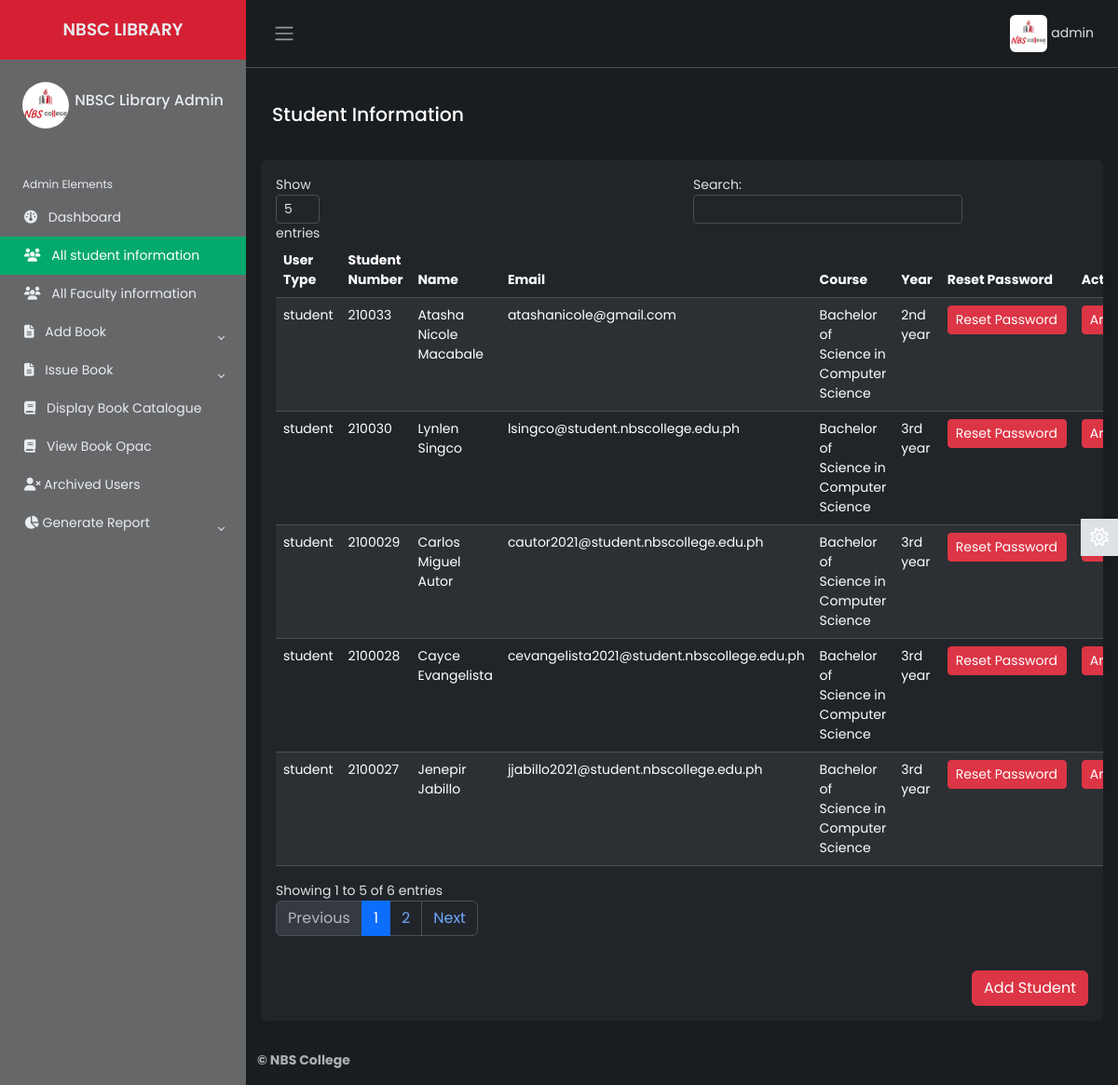
/Source/librarian/all-student-info.php (signed in), run on the app's committed database.
### tables this page shows
CREATE TABLE `lib_registration` (
  `id` int(2) NOT NULL,
  `name` varchar(50) NOT NULL,
  `username` varchar(20) NOT NULL,
  `password` varchar(20) NOT NULL,
  `email` varchar(50) NOT NULL,
  `phone` varchar(20) NOT NULL,
  `address` varchar(100) NOT NULL,
  `photo` varchar(500) NOT NULL,
  `status` varchar(7) NOT NULL
);

CREATE TABLE `student` (
  `student_number` varchar(20) NOT NULL,
  `first_name` varchar(50) NOT NULL,
  `last_name` varchar(50) NOT NULL,
  `middle_name` varchar(50) NOT NULL,
  `email` varchar(50) NOT NULL,
  `course` varchar(250) NOT NULL,
  `year` varchar(20) NOT NULL,
  `semester` varchar(20) NOT NULL,
  `password` varchar(100) NOT NULL,
  `user_type` varchar(7) NOT NULL,
  `photo` varchar(500) NOT NULL,
  `status` varchar(7) NOT NULL,
  `vkey` varchar(255) NOT NULL,
  `verified` varchar(3) NOT NULL
);

### Source/librarian/all-student-info.php (the view, shortened to what this page needs)
        <?php
    $page = 'sinfo';
    include 'inc/header.php';
    include 'inc/connection.php';
 ?>
<main class="content px-3 py-2">
                <div class="container-fluid">
				<div class="mb-3">
                        <h4>Student Information
                        </h4>
                 </div>
            </div>
            <br>
            <div class="card border-0">
                        <div class="card-body">
                            <table class="table table-hover text-left table-striped" id="dtBasicExample">
                                <thead>
                                    <tr>
                                        <th scope="col">User Type</th>
                                        <th scope="col" class="text-left">Student Number</th>
                                        <th scope="col">Name</th>
                                        <th scope="col">Email</th>
                                        <th scope="col">Course</th>
                                        <th scope="col">Year</th>
                                        <th scope="col">Reset Password</th>
                                        <th scope="col">Action</th>
                                    </tr>
                                </thead>
                                <tbody>
                                           <?php
                                                $res= mysqli_query($link, "select * from student ORDER BY student_number DESC");
                                                while ($row=mysqli_fetch_array($res)) {
                                                    echo "<tr>";
                                                    echo "<td>"; echo $row["user_type"]; echo "</td>";
                                                    echo "<td>"; echo $row["student_number"]; echo "</td>";
                                                    echo "<td>"; echo $row["first_name"]; "<td>"; echo " "; echo $row["last_name"]; echo "</td>";
                                                    echo "<td>"; echo $row["email"]; echo "</td>";
                                                    echo "<td>"; echo $row["course"]; echo "</td>";
                                                    echo "<td>"; echo $row["year"]; echo "</td>";
                                                    echo "<td>";
                                                    ?>
                                                        <button style="text-align:left; width:128px; max-width:128px;" class='btn btn-danger btn-sm text' onclick="resetPasswordConfirmation('<?php echo $row["student_number"]; ?>', '<?php echo $row["first_name"] . ' ' . $row["last_name"]; ?>')">Reset Password</button>
                                                    <?php
                                                    echo "</td>";
                                                    echo "<td>";
                                                    ?>
                                                        <button class='btn btn-danger btn-sm' onclick="deleteUserConfirmation('<?php echo $row["student_number"]; ?>', '<?php echo $row["first_name"] . ' ' . $row["last_name"]; ?>')">Archive</button>
                                                    <?php
                                                    echo "</td>";
                                                    echo "</tr>";
                                                }
                                             ?>
                                       </tbody>
                            </table>
                            <br>
                            <div class="text-end">
                                <button type="button" class="btn btn-danger" data-toggle="modal" data-target="#addStudentModal">
                                Add Student
                                </button>
                            </div>
                        </div>
                    </div>
 </main>
 <?php
		include 'inc/footer.php';
	 ?>

### Source/librarian/inc/header.php (shortened to what this page needs)
<?php
    include 'inc/connection.php';
 ?>
<!DOCTYPE html>
<html lang="en" data-bs-theme="dark">
<head>
    <link href="https://cdn.datatables.net/v/dt/jszip-3.10.1/dt-2.0.3/b-3.0.1/b-html5-3.0.1/b-print-3.0.1/datatables.min.css" rel="stylesheet">
    <link rel="stylesheet" href="inc/css/bootstrap.min.css">
    <link rel="stylesheet" href="inc/css/custom1.css">
    <link rel="stylesheet" href="inc/css/animate.css">
</head>
<body>
    <div class="wrapper">
    <aside id="sidebar" class="js-sidebar">
            <div class="h-100">
                <div class="sidebar-logo text-center">
                    <a href="dashboard.php">NBSC LIBRARY</a>
                </div>
                <ul class="sidebar-nav">
                    <li class="sidebar-header">
                        <span>
                        <?php
                            $res = mysqli_query($link, "select * from lib_registration where username='".$_SESSION['username']."'");
                            while ($row = mysqli_fetch_array($res)){
                                ?><img src="<?php echo $row["photo"]; ?> " height="50px" width="50px" alt="something wrong" class="rounded-circle"></a> <?php
                            }
                        ?>
                        </span>
                        <h6 style="float: right; margin-top: 10px;">
							<?php
								$res = mysqli_query($link, "select * from lib_registration where username='".$_SESSION['username']."'");
								while ($row = mysqli_fetch_array($res)){
								$name  =  $row["name"];
								echo $name;
								}
							?>
            			</h6>
                    </li>
                    <br>
                    <li class="sidebar-header">
                        Admin Elements
                    </li>
                    <li class="sidebar-item <?php if($page=='home'){ echo 'active';} ?>">
                        <a href="dashboard.php" class="sidebar-link">
                        <i class="fa-solid fa-gauge pe-2"></i>
                            Dashboard
                        </a>
                    </li>
                    <li class="sidebar-item <?php if($page=='sinfo'){ echo 'active';} ?>">
                        <a href="all-student-info.php" class="sidebar-link">
                        <i class="fa-solid fa-users pe-2"></i>
                            All student information
                        </a>
                    </li>
					<li class="sidebar-item <?php if($page=='tinfo'){ echo 'active';} ?>">
                        <a href="all-teacher-info.php" class="sidebar-link">
                            <i class="fa-solid fa-users pe-2"></i>
                            All Faculty information
                        </a>
                    </li>
                    <li class="sidebar-item">
                        <a href="#" class="sidebar-link collapsed" data-bs-target="#manage" data-bs-toggle="collapse"
                            aria-expanded="false"><i class="fa-solid fa-file-lines pe-2"></i>
                            Add Book
                        </a>
                    </li>
                    <li class="sidebar-item">
                        <a href="dashboard.php" class="sidebar-link collapsed" data-bs-target="#issue" data-bs-toggle="collapse"
                            aria-expanded="false"><i class="fa-solid fa-file-lines pe-2"></i>
                            Issue Book
                        </a>
                    </li>
                    <li class="sidebar-item <?php if($page=='manage-book'){ echo 'active';} ?>">
                        <a href="manage-book.php" class="sidebar-link">
                         <i class="fa-solid fa-book pe-2"></i>
                            Display Book Catalogue
                        </a>
                    </li>
                    <li class="sidebar-item <?php if($page=='a-book'){ echo 'active';} ?>">
                        <a href="display-book-opac.php" class="sidebar-link">
                        <i class="fa-solid fa-book pe-2"></i>
                            View Book Opac
                        </a>
                    </li>
                    <li class="sidebar-item <?php if($page=='user-archive'){ echo 'active';} ?>">
                        <a href="archive-user.php" class="sidebar-link">
                        <i class="fa-solid fa-user-xmark"></i>
                            Archived Users
                        </a>
                    </li>
                    <li class="sidebar-item">
                        <a href="#" class="sidebar-link collapsed" data-bs-target="#report" data-bs-toggle="collapse"
                            aria-expanded="false"><i class="fa-solid fa-chart-pie"></i></i>
                             Generate Report
                        </a>
                    </li>
                </ul>
            </div>
        </aside>
        <div class="main">
            <nav class="navbar navbar-expand px-3 border-bottom">
                <button class="btn" id="sidebar-toggle" type="button">
                    <span class="navbar-toggler-icon"></span>
                </button>
                <div class="navbar-collapse navbar">
                        <ul class="navbar-nav" style="margin-right:10px;">
                        <li class="nav-item dropdown">
								<?php
                                     $res = mysqli_query($link, "select * from lib_registration where username='".$_SESSION['username']."'");
                                     while ($row = mysqli_fetch_array($res)){
                                         ?><a href="#" data-bs-toggle="dropdown" class="nav-icon pe-md-0" style="color: inherit;"><img src="<?php echo $row["photo"]; ?>" alt=""class="avatar img-fluid rounded"> <span><?php echo $_SESSION["username"]; ?></span></a> <?php
                                     }
                                ?>
                        </li>
                    </ul>
                </div>
            </nav>
            <a href="#" class="theme-toggle">
                <i class="fa-regular fa-sun"></i>
            </a>
</body>
</html>

### Source/librarian/inc/css/custom1.css (style rules this page uses)
body { font-family: 'Poppins', sans-serif; font-size: 0.875rem; opacity: 1; overflow-y: scroll; margin: 0; }
a { cursor: pointer; text-decoration: none; font-family: 'Poppins', sans-serif; }
.sidebar-item.active .sidebar-link { background-color: #04AA6D; color: #fff; }
.theme-toggle { position: relative; }
.theme-toggle i { font-size: 20px; cursor: pointer; }
.theme-toggle .fa-sun { display: none; }
.card-body { overflow-x: scroll; }
table.dataTable th.dt-type-numeric, table.dataTable thead th { text-align: left; }
.h-100 { background-color: #666769; }
.sidebar-logo { background-color: #d52033; }
li { list-style: none; }
h4 { font-family: 'Poppins', sans-serif; font-size: 1.275rem; color: var(--bs-emphasis-color); }
.wrapper { align-items: stretch; display: flex; width: 100%; }
#sidebar { max-width: 40%; min-width: 264px; background: var(--bs-dark); transition: all 0.35s ease-in-out; }
.main { display: flex; flex-direction: column; min-height: 100vh; min-width: 0; overflow: hidden; transition: all 0.35s ease-in-out; width: 100%; background: var(--bs-dark-bg-subtle); }
.sidebar-logo { padding: 1.15rem; }
.sidebar-logo a { color: #e9ecef; font-size: 1.15rem; font-weight: 600; }
.sidebar-nav { flex-grow: 1; list-style: none; margin-bottom: 0; padding-left: 0; margin-left: 0; }
.sidebar-header { color: #e9ecef; font-size: .75rem; padding: 1.5rem 1.5rem .375rem; }
a.sidebar-link { padding: .625rem 1.625rem; color: #e9ecef; position: relative; display: block; font-size: 0.875rem; }
.sidebar-link[data-bs-toggle="collapse"]::after { border: solid; border-width: 0 .075rem .075rem 0; content: ""; display: inline-block; padding: 2px; position: absolute; right: 1.5rem; top: 1.4rem; transform: rotate(-135deg); transition: all .2s ease-out; }
.sidebar-link[data-bs-toggle="collapse"].collapsed::after { transform: rotate(45deg); transition: all .2s ease-out; }
.avatar { height: 40px; width: 40px; }
.navbar-expand .navbar-nav { margin-left: auto; }
.content { flex: 1; max-width: 100vw; width: 100vw; }
@media (min-width:768px) { .content { max-width: auto; width: auto; } }
.card { box-shadow: 0 0 .875rem 0 rgba(34, 46, 60, .05); margin-bottom: 24px; }
.theme-toggle { position: fixed; top: 50%; transform: translateY(-65%); text-align: center; z-index: 10; right: 0; left: auto; border: none; background-color: var(--bs-body-color); }
html[data-bs-theme="dark"] .theme-toggle .fa-sun, html[data-bs-theme="light"] .theme-toggle .fa-moon { cursor: pointer; padding: 10px; display: block; font-size: 1.25rem; color: #FFF; }
.table { table-layout: auto !important; width: 100% !important; }

### data on the page
lib_registration: photo (picture), name "NBSC Library Admin"
student: user_type "student", student_number "210033", first_name "Atasha Nicole", last_name "Macabale", email "atashanicole@gmail.com", course "Bachelor of Science in Computer Science", year "2nd year"
student: user_type "student", student_number "210030", first_name "Lynlen", last_name "Singco", email "lsingco@student.nbscollege.edu.ph", course "Bachelor of Science in Computer Science", year "3rd year"
student: user_type "student", student_number "2100029", first_name "Carlos Miguel", last_name "Autor", email "cautor2021@student.nbscollege.edu.ph", course "Bachelor of Science in Computer Science", year "3rd year"
student: user_type "student", student_number "2100028", first_name "Cayce", last_name "Evangelista", email "cevangelista2021@student.nbscollege.edu.ph", course "Bachelor of Science in Computer Science", year "3rd year"
student: user_type "student", student_number "2100027", first_name "Jenepir", last_name "Jabillo", email "jjabillo2021@student.nbscollege.edu.ph", course "Bachelor of Science in Computer Science", year "3rd year"
